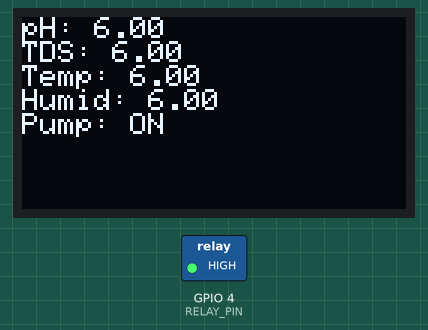
This sketch was run on a simulated ESP32. On the bench: 128×64 one-colour display, switched loads named in the sketch (green lamp = pin HIGH). What the sketch prints to the serial monitor is not drawn.

Above: at 0.1 s.

The sketch:

espD.ino
```cpp
// with dummy values

#include <WiFi.h>
#include <Wire.h>
#include <Adafruit_SSD1306.h>
#include <DHT.h>
#include <WebServer.h>

#define SCREEN_WIDTH 128
#define SCREEN_HEIGHT 64
Adafruit_SSD1306 display(SCREEN_WIDTH, SCREEN_HEIGHT, &Wire, -1);

#define DHTPIN 27
#define DHTTYPE DHT11
DHT dht(DHTPIN, DHTTYPE);

#define RELAY_PIN 4

const char* ssid = "ESP32-Hydroponics";
const char* password = "12345678";

WebServer server(80);

// Dummy Values
float humidity = 6;
float phValue = 6;
float tds = 6;
float temp = 6;
bool pumpStatus = true;

void setup() {
  Serial.begin(115200);
  Serial.println("Booting...");

  dht.begin();
  pinMode(RELAY_PIN, OUTPUT);
  digitalWrite(RELAY_PIN, HIGH); // ON
  Serial.println("Pump set to ON");

  // OLED Init
  if (!display.begin(SSD1306_SWITCHCAPVCC, 0x3C)) {
    Serial.println("OLED not found");
  } else {
    display.clearDisplay();
    display.setTextSize(1);
    display.setTextColor(SSD1306_WHITE);
    display.setCursor(0, 0);
    display.println("Starting...");
    display.display();
  }

  // WiFi AP Mode
  WiFi.softAP(ssid, password);
  Serial.print("AP IP: ");
  Serial.println(WiFi.softAPIP());

  // API: GET /get
  server.on("/get", HTTP_GET, []() {
    String response = "{";
    response += "\"ph\":" + String(phValue, 2) + ",";
    response += "\"tds\":" + String(tds, 1) + ",";
    response += "\"temp\":" + String(temp, 1) + ",";
    response += "\"humidity\":" + String(humidity, 1) + ",";
    response += "\"pump\":" + String(pumpStatus ? "true" : "false");
    response += "}";
    server.send(200, "application/json", response);
  });

  // API: POST /pump
  server.on("/pump", HTTP_POST, []() {
    if (server.hasArg("status")) {
      String val = server.arg("status");
      if (val == "on") {
        digitalWrite(RELAY_PIN, HIGH);
        pumpStatus = true;
      } else {
        digitalWrite(RELAY_PIN, LOW);
        pumpStatus = false;
      }
      server.send(200, "text/plain", "Pump: " + val);
    } else {
      server.send(400, "text/plain", "Missing 'status'");
    }
  });

  server.begin();
  Serial.println("Server started");
}

void loop() {
  server.handleClient();
  updateDisplay();
  delay(3000);
}

void updateDisplay() {
  display.clearDisplay();
  display.setCursor(0, 0);
  display.print("pH: "); display.println(phValue, 2);
  display.print("TDS: "); display.println(tds);
  display.print("Temp: "); display.println(temp);
  display.print("Humid: "); display.println(humidity);
  display.print("Pump: "); display.println(pumpStatus ? "ON" : "OFF");
  display.display();
}
```
